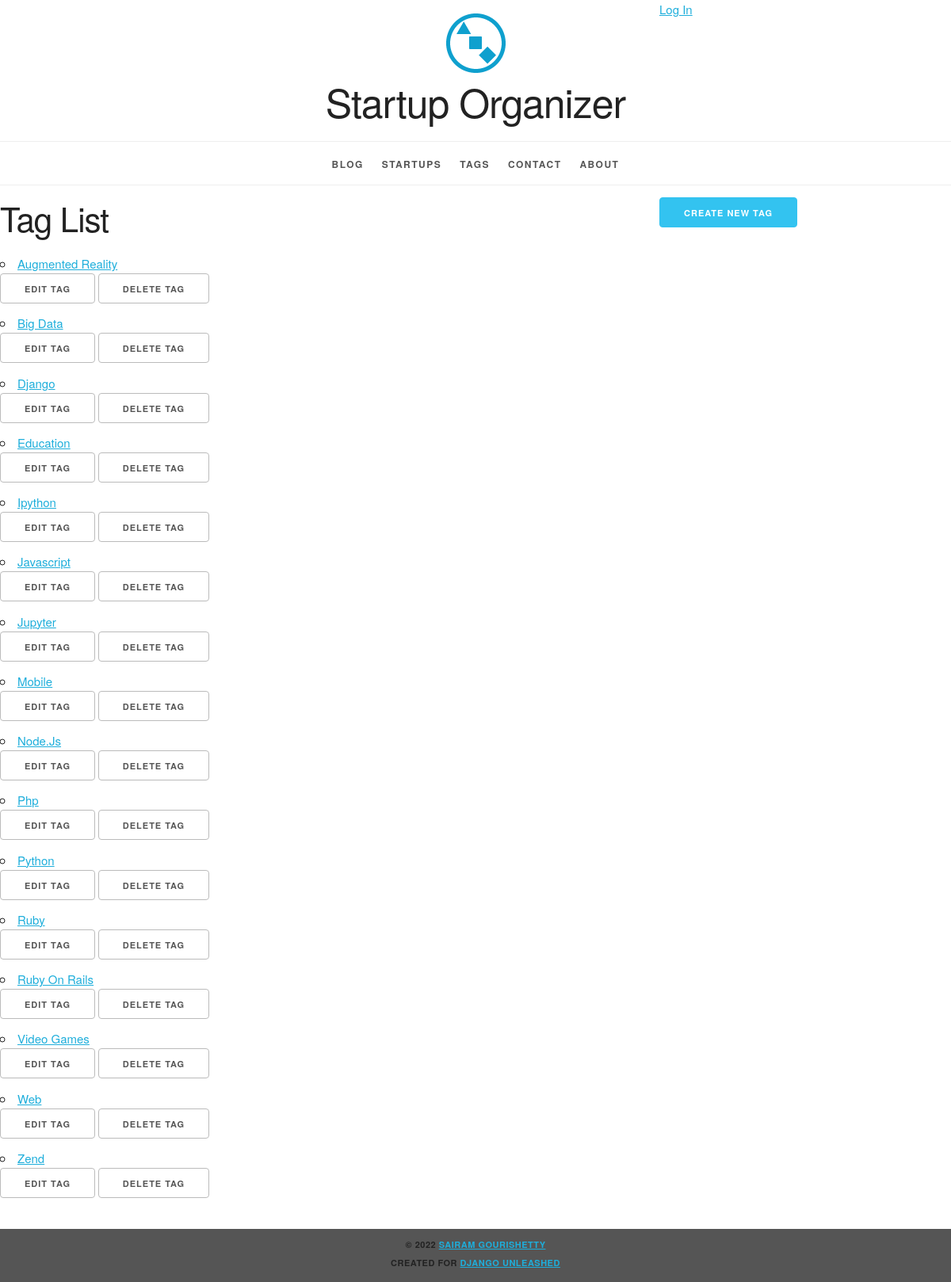
The app's page /tag/ with its own data.
### organizer/models.py (models this page shows, shortened)
class Tag(models.Model):
    name = models.CharField(max_length=31, unique=True)
    slug = models.SlugField(max_length=31, unique=True, help_text='A label for URL config. ')
    class Meta:
        ordering = ['name']  # order the instances by name
    def get_absolute_url(self):
        return reverse('organizer_tag_detail', args=(self.slug,))
    def get_update_url(self):
        return reverse(
            'organizer_tag_update', kwargs={'slug': self.slug}
        )
    def get_delete_url(self):
        return reverse(
            'organizer_tag_delete', kwargs={'slug': self.slug}
        )

### organizer/views.py (the view)
def model_list(request, model):
    context_object_name = '{}_list'.format(
        model._meta.model_name
    )
    context = {
        context_object_name: model.objects.all()
    }
    template_name = (
        'organizer/{}_list.html'.format(
            model._meta.model_name
        )
    )
    return render(request, template_name, context)

### organizer/templates/organizer/tag_list.html (shortened to what this page needs)
{% extends parent_template|default:"organizer/base_organizer.html" %}
{% block create_button %}
    <a
        href="{% url 'organizer_tag_create' %}"
        class="button button-primary">
      Create New Tag</a>
{% endblock %}
{% block org_content %}
  <h2>Tag List</h2>
  <ul>
    {% for tag in tag_list %}
      <li>
        <a href="{{ tag.get_absolute_url }}">
          {{ tag.name|title }}</a>
          <ul class="inline">
            <li>
              <a
                  href="{{ tag.get_update_url }}"
                  class="button">
                Edit Tag</a></li>
            <li>
              <a
                  href="{{ tag.get_delete_url }}"
                  class="button">
                Delete Tag</a></li>
          </ul>
      </li>
    {% empty %}
      <li><em>There are currently no Tags available.</em></li>
    {% endfor %}
  </ul>
{% endblock %}

### organizer/templates/organizer/base_organizer.html (shortened to what this page needs)
{% extends parent_template|default:"base.html" %}
{% block content %}
  <div class="row">
    <section class="eight columns">
      {% block org_content %}{% endblock %}
    </section>
    <section class="desktop four columns">
      {% block create_button %}{% endblock %}
    </section>
  </div>
{% endblock %}

### templates/base.html (shortened to what this page needs)
{% load static %}
<!DOCTYPE html>
<html lang="en">
    <head>
        <link rel="stylesheet" type="text/css"
      href="{% static 'site/normalize.css' %}">
    <link rel="stylesheet" type="text/css"
      href="{% static 'site/skeleton.css' %}">
    <link rel="stylesheet" type="text/css"
      href="{% static 'site/style.css' %}">
    </head>
    <body>
        <div>
            <div class="status row">
                <div class="offset-by-eight four columns">
                  <ul class="inline">
                    {% if user.is_authenticated %}
                      <li><a href="{% url 'dj-auth:logout' %}">
                        Log Out</a></li>
                    {% else %}
                      <li><a href="{% url 'dj-auth:login' %}">
                        Log In</a></li>
                    {% endif %}
                  </ul>
                </div>
              </div>
            <header>
                <img
                   src="{% static 'site/logo.png' %}" alt="Site Logo">
                <h1>
                    Startup Organizer
                </h1>
            </header>
            <nav>
                <ul>
                    <li>
                        <a href="{% url 'blog_post_list' %}">Blog</a>
                    </li>
                    <li>
                        <a href="{% url 'organizer_startup_list' %}">Startups</a>
                    </li>
                    <li>
                        <a href="{% url 'organizer_tag_list' %}">Tags</a>
                    </li>
                    <li>
                        <a href="{% url 'contact' %}">
                            Contact
                        </a>
                    </li>
                    <li>
                        <a href="{% url 'about_site' %}">
                            About
                        </a>
                    </li>
                </ul>
            </nav>
            <main>
                {% block content %}{% endblock %}
            </main>
        </div>
        <footer>
            <p>
                &copy; 2022
                <a href="">
                   Sairam Gourishetty
                </a>
            </p>
            <p>
                Created for
                <a href="https://Django-Unleashed.com/">
                    Django Unleashed
                </a>
            </p>
        </footer>
    </body>
</html>

### static/site/skeleton.css (style rules this page uses)
.column, .columns { width: 100%; float: left; box-sizing: border-box; }
@media (min-width: 550px) { .column, .columns { margin-left: 4%; } }
@media (min-width: 550px) { .column:first-child, .columns:first-child { margin-left: 0; } }
@media (min-width: 550px) { .four.columns { width: 30.6666666667%; } }
@media (min-width: 550px) { .eight.columns { width: 65.3333333333%; } }
@media (min-width: 550px) { .offset-by-eight.column, .offset-by-eight.columns { margin-left: 69.3333333333%; } }
html { font-size: 62.5%; }
body { font-size: 1.5em; line-height: 1.6; font-weight: 400; font-family: "Raleway", "HelveticaNeue", "Helvetica Neue", Helvetica, Arial, sans-serif; color: #222; }
h1, h2, h3, h4, h5, h6 { margin-top: 0; margin-bottom: 2rem; font-weight: 300; }
h1 { font-size: 4.0rem; line-height: 1.2; letter-spacing: -.1rem; }
h2 { font-size: 3.6rem; line-height: 1.25; letter-spacing: -.1rem; }
@media (min-width: 550px) { h1 { font-size: 5.0rem; } }
@media (min-width: 550px) { h2 { font-size: 4.2rem; } }
p { margin-top: 0; }
a { color: #1EAEDB; }
.button, button, input[type="submit"], input[type="reset"], input[type="button"] { display: inline-block; height: 38px; padding: 0 30px; color: #555; text-align: center; font-size: 11px; font-weight: 600; line-height: 38px; letter-spacing: .1rem; text-transform: uppercase; text-decoration: none; white-space: nowrap; background-color: transparent; border-radius: 4px; border: 1px solid #bbb; cursor: pointer; box-sizing: border-box; }
.button.button-primary, button.button-primary, input[type="submit"].button-primary, input[type="reset"].button-primary, input[type="button"].button-primary { color: #FFF; background-color: #33C3F0; border-color: #33C3F0; }
ul { list-style: circle inside; }
ol, ul { padding-left: 0; margin-top: 0; }
ul ul, ul ol, ol ol, ol ul { margin: 1.5rem 0 1.5rem 3rem; font-size: 90%; }
li { margin-bottom: 1rem; }
button, .button { margin-bottom: 1rem; }
pre, blockquote, dl, figure, table, p, ul, ol, form { margin-bottom: 2.5rem; }
.container:after, .row:after, .u-cf { content: ""; display: table; clear: both; }

### static/site/style.css (style rules this page uses)
.desktop { display: none; }
@media (min-width: 550px) { .desktop { display: block; } }
html { height: 100%; background-color: #555; }
body { background-color: white; }
body>div>header { text-align: center;; }
header h1 { display: inline-block; font-weight: normal; font-style: normal; width: 100%; margin-top: 0; padding-top: 0; }
nav { border-top: 1px solid #eee; width: 100%; border-bottom: 1px solid #eee; margin: 0 0 1em; padding: 0; }
nav ul { margin: 0; padding: 1em 0; list-style-type: none; text-align: center; }
nav ul li { display: inline; padding: 0; margin: 0 0.25em; font-weight: 600; text-transform: uppercase; text-align: center; font-size: 1rem; letter-spacing: .10rem; }
@media (min-width: 400px) { nav ul li { letter-spacing: .15rem; font-size: 1.2rem; margin: 0 0.5em; } }
@media (min-width: 550px) { nav ul li { margin: 0 0.75em; } }
nav ul li a { color: #555; text-decoration: none; background-color: transparent; cursor: pointer; }
.inline { list-style-type: none; padding: 0; margin: 0 0 -0.5em; }
.inline li { display: inline; }
body>footer { width: 100%; background-color: #555; font-size: 1.1rem; letter-spacing: .05rem; font-weight: 600; text-transform: uppercase; text-align: center; padding: 1em 0; margin: 1em 0; }
body>footer p { margin-bottom: 0.5rem; }

### records on screen
Tag: name "Augmented Reality"
Tag: name "Big Data"
Tag: name "Django"
Tag: name "Education"
Tag: name "Ipython"
Tag: name "Javascript"
Tag: name "Jupyter"
Tag: name "Mobile"
Tag: name "Node.Js"
Tag: name "Php"
Tag: name "Python"
Tag: name "Ruby"
Tag: name "Ruby On Rails"
Tag: name "Video Games"
Tag: name "Web"
Tag: name "Zend"
